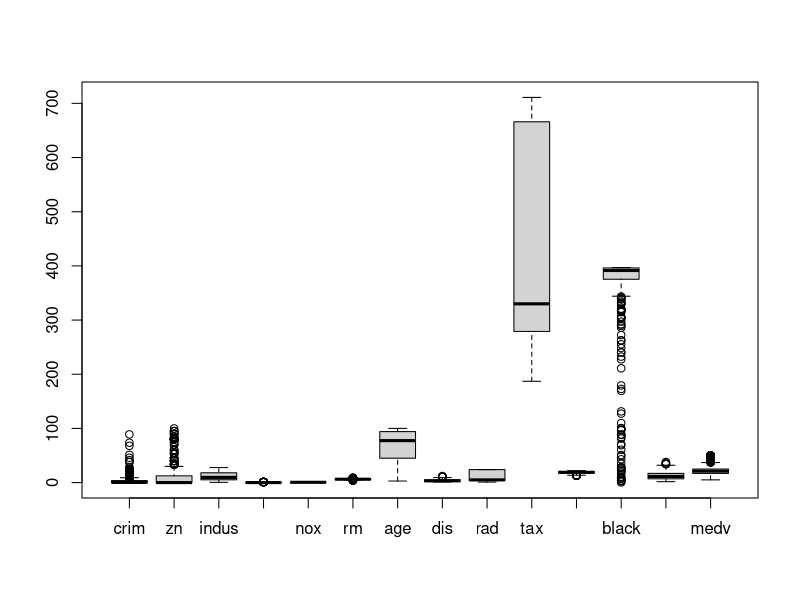
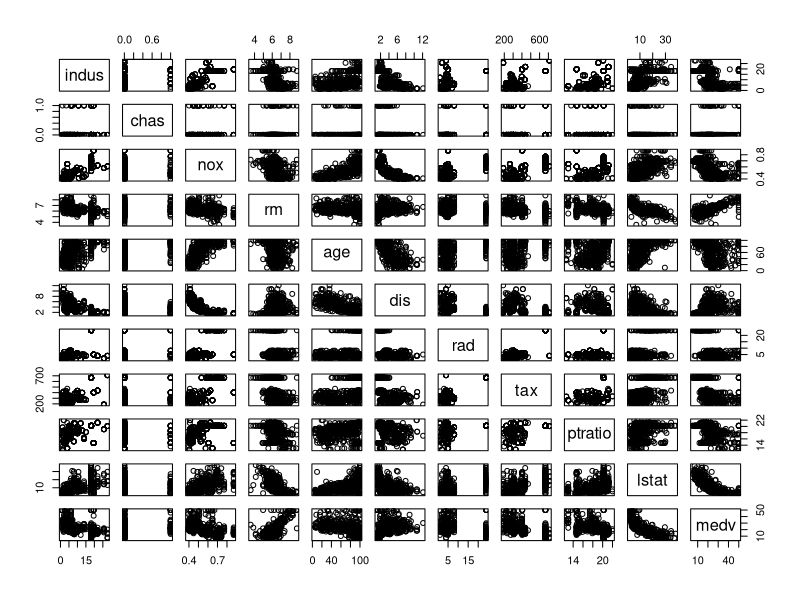
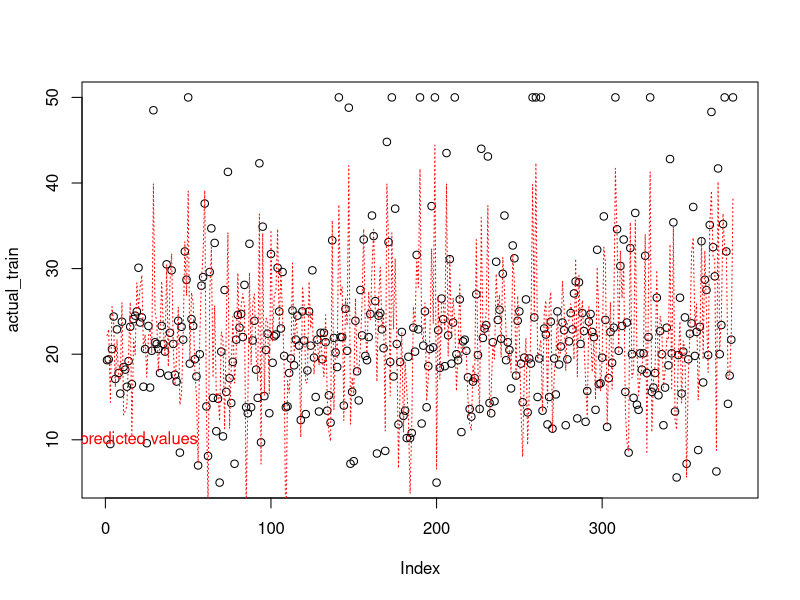
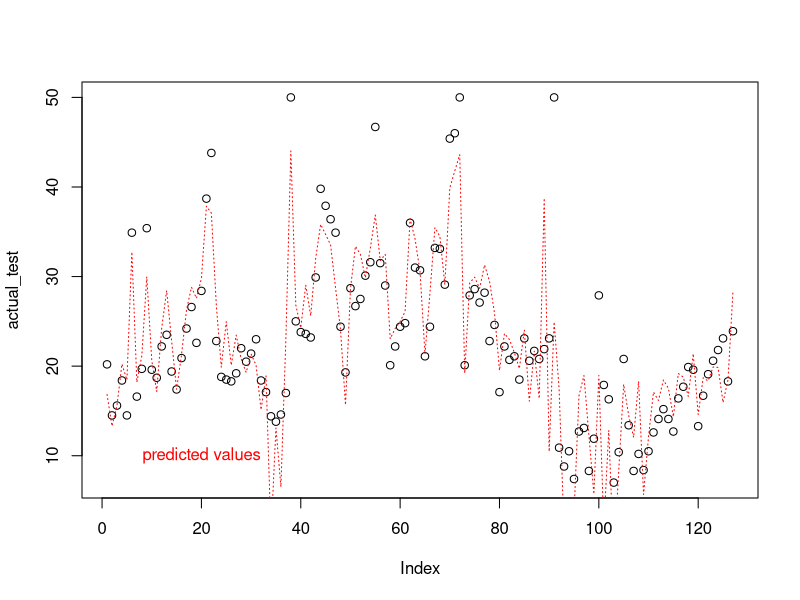

These figures' R source, in order:
# adat import
# klasszikus Boston Housing Dataset
# cel: lakas median ertekenek megadasa ezer dollarban (medv oszlop)
# tobbvaltozos linearis modell alapjan
require(MASS)
library(MASS)
data = Boston
data

# EDA - exploratoty data analysis
# csekkoljuk van-e NULL ertek
any(is.na(data))

summary(data)
dim(data)
head(data)

# mit jelentenek az oszlopok
# crim: bűnözési ráta per fő
# zn: 25000 sqft feletti lakótelepek aránya
# indus: ipari terület aranya kisvarosonkent holdban (kivalo angolszasz mertekegysegek...)
# chas: 1 ha folyot erint a telek, 0 ha nem
# nox: nitrogen-oxidok koncentracioja
# rm: szobak atlagos szama per lakas
# age: 1940 elott epitett lakasok aranya
# dis: 5 bostoni business centerhez viszonyitott tavolsagok sulyozott atlaga
# rad: autopalyak elerhetosegi indexe
# tax: ingatlan ado rata 10 ezer dollaronkent
# ptratio: iskolas-tanar rata kisvarosonkent
# black: feketek aranya kisvarosonkent
# lstat: populacio alacsony statuszu tagjainak aranya
# medv: lakasok median erteke ezer dollarban 

# lathatjuk, hogy az adatok egy resze aranyszam, igy nem feltetlenul
# kompatibilis a feature (megjosolando) attributummal
# azonban nem lattam olyan publikaciot, amiben ezt megemlitettek volna, mint problema, illetve
# ahhoz, hogy ezt kezelni tudjuk, a linearis modelltol eltero modellre lenne szuksegunk
# igy eredeti formajukban hasznalom oket
# https://www.theanalysisfactor.com/proportions-as-dependent-variable-in-regression-which-type-of-model/

# outlier kereses boxplot-al
# meghivom az egesz dataframe-re, hogy eldonthessuk melyeket erdemes kihagyni
# cel a jo altalanositas
boxplot(data)

# ennek megfeleloen elhagyjuk a kovetkezo attributumokat
# illetve termeszetesen az etnikai kisebbsegeket nem erheti hatranyos megkulonboztetes
data = subset(data, select=-c(crim, zn, black))
head(data)

# vizualizacio
data_num = data.matrix(data)
data_num

pairs(data_num)

# ranezesre linearis kapcsolata a medv attr-al ezeknek az oszlopoknak van:
# rm, lstat, ptratio - azonban meghagyjuk mindegyik oszlopot es
# majd az attributum kivalasztasnal eldol, igazunk volt-e (tehat, hogy csak ezek maradnak
# benne a modellben) 
# train-test split - beallitunk seed-et, hogy reprodukalhato legyen
set.seed(101)
sample = sample.int(n=nrow(data), size=floor(.75*nrow(data)), replace = F)

data_train = data[sample, ]
data_test = data[-sample, ]

summary(data_train)
summary(data_test)

dim(data_train)
dim(data_test)

# mivel tobb attributumot veszunk bele a modellbe, igy nehany ellenorzo lepest kell tennunk
# az egyes attributumok fuggetlenek legyenek egymastol
# multikollinearitás elkerulese
# eloszor is letrehozzuk a kezdeti modellt, amelyben minden attributum benne van
linear_model = lm(medv~., data=data_train)
linear_model

# aztan stepwise regression-t (with AIC statistics) hasznalunk - MASS libraryben bent van
# ez kezeli a multikollinearitást is
# direction both, azaz a forward és backward kevereket hasznaljuk
step_linear_model = stepAIC(linear_model, direction="both", trace=TRUE)

# igy megkapjuk a vegso modellunket
step_linear_model

# ertekeljuk a kapott modellt
summary(step_linear_model)

# t-value vs p-value
# az osszes t-value 0-tol elter, igy tenylegesen hatassal vannak az egyes attributumok
# a median haz arra
# a p-value mindegyiknel szignifikansan alacsony, igy a t-value ertekei nem veletlenul alakultak igy
# azaz az alternativ hipotezis a nyero: H1 - ami azt mondja, hogy az egyes fuggetlen attributumok
# es a fuggo attributum kozott van osszefugges
# a kovetkezo statisztika, amit megnezunk az adjusted r-squared
# azert, mert ez kezeli az R2 erteket tobb attributum eseten
# a modellunk a variancia 71%-at kepes megmagyarazni
# elfogadjuk a modellt, most pedig teszteljuk a teszt adatokon

# predict ertekek modell alapjan, aztan megnezzuk hogyan viszonyulnak az eredeti teszt ertekekhez
predicted = predict(step_linear_model, data_test)
length(predicted)

# megvannak a predicted ertekek
# megnezzuk a josagi mertekeket a train es test adathalmazra
require(ModelMetrics)
library(ModelMetrics)

actual_train = as.numeric(data_train$medv)
predicted_train = step_linear_model$fitted.values

actual_test = as.numeric(data_test$medv)
predicted_test = predicted

plot(actual_train)
lines(predicted_train, col="red", lty="dotted")
text(20,10, "predicted values", col="red")

plot(actual_test)
lines(predicted_test, col="red", lty="dotted")
text(20,10, "predicted values", col="red")

rmse_train = ModelMetrics::rmse(actual_train, predicted_train, step_linear_model)
rmse_test = ModelMetrics::rmse(actual_test, predicted_test, step_linear_model)
print("RMSE train: ")
print(rmse_train)
print("RMSE test: ")
print(rmse_test)

mse_train = ModelMetrics::mse(actual_train, predicted_train, step_linear_model)
mse_test = ModelMetrics::mse(actual_test, predicted_test, step_linear_model)
print("MSE train: ")
print(mse_train)
print("MSE test: ")
print(mse_test)

mae_train = ModelMetrics::mae(actual_train, predicted_train, step_linear_model)
mae_test = ModelMetrics::mae(actual_test, predicted_test, step_linear_model)
print("MAE train: ")
print(mae_train)
print("MAE test: ")
print(mae_test)

# ertekeles
# az egyes hiba mertekek kozel vannak egymashoz, igy lathatjuk,
# hogy a modell jól általánosít, nem beszélhetünk under-, vagy overfittingről

# megnezunk egy masik megkozelitest, evvel konnyeben tudjuk tesztelni az uj modell
# teljesitmenyet
# k-fold cross validation a modell teljesitmenyenek atfogo tesztelesere
# 10-szer valasztunk random meretu train es teszt halmazt (az eredeti adathalmaz 75%-aban) es ennek az eredmenyet teszteljuk a teszt adathalmazon
# ugyanugy felosztjuk az adathalmazt train-test reszekre
require(caret)
library(caret)

data = Boston
data

# most benne hagyunk minden attributumot, megnezzuk jobb r2-et kapunk-e
set.seed(101)
sample = sample.int(n=nrow(data), size=floor(.75*nrow(data)), replace = F)

data_train = data[sample, ]
data_test = data[-sample, ]

dim(data_train)

train_control = trainControl(method="cv", number=10) # 10 kort futunk az algoritmussal

cv_linear_model = train(medv~., data=data_train, method="lm", trControl=train_control)

cv_linear_model

# predict on test set
predicted_cv = predict(cv_linear_model, data_test)
predicted_cv

actual_test = as.numeric(data_test$medv)
predicted_test = predicted_cv 

# rmse test adatokon  
rmse_cv_test = ModelMetrics::rmse(actual_test, predicted_test, cv_linear_model)
rmse_cv_test

# a train dataset-re az rmse 4,62; a teszt dataset-re 5,4

mae_cv_test = mae_test = ModelMetrics::mae(actual_test, predicted_test, cv_linear_model)
mae_cv_test

# a train dataset-re a mae 3,3; a teszt dataset-re 3,73

# a modellek teljesitmenye a ket megkozelitessel is hasonlo,
# ebbol latszik, hogy az elso modellbol (step_linear_model) elhagyott
# attributumok nem befolyasoltak jelentosen a modell teljesitmenyet - tehat tenyleg elhanyagolhatoak

# osszefoglalas
# mivel az attributumok nagy resze arany szam, így a tovabb fejlesztesben preferalt lenne
# esetleg egy logistic regression modellt hasznalni







































